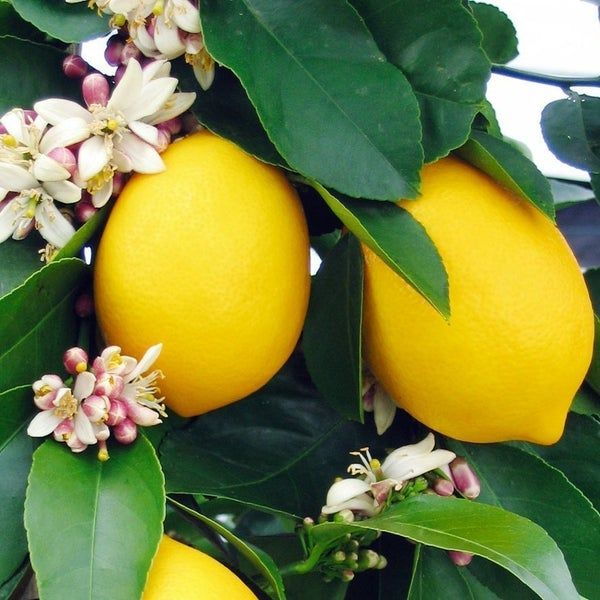
#> input picture Meyer.jpg, 600 x 600 px, found by its file name
$ python topHat_type6.py
#> lines starting #> are read from the running program, lines starting #| are printed output that depends on the picture; after the words box and inside, x2 and y2 are one past the last pixel; in counts of white or black regions, pixels touching at a corner belong together
# Opening is performed on the binary image and the output of TOP HAT operation
# is a difference between the input image and the opened image.

import cv2
import numpy as np
import matplotlib.pyplot as plt

import cv2

# read the image
img = cv2.imread("meyer.jpg", 0)
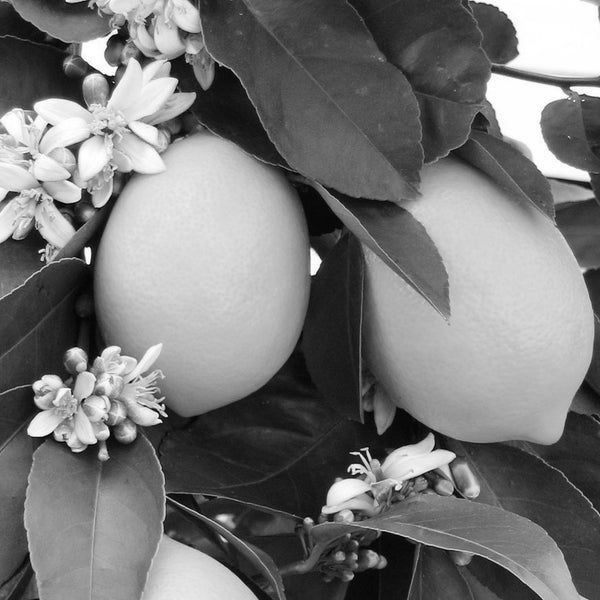
#> img: shape (600, 600); min 0, max 255, mean 119.9
# binarize the image
binr = cv2.threshold(img, 0, 255, cv2.THRESH_BINARY + cv2.THRESH_OTSU)[1]
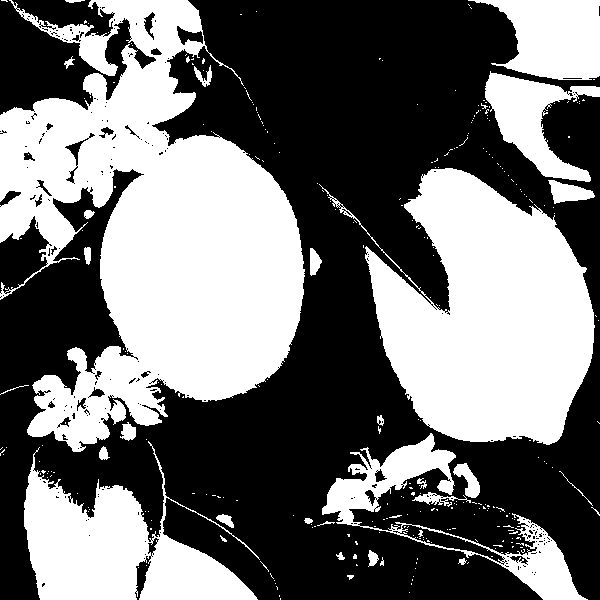
#> binr: shape (600, 600); 44.3% white; 294 white regions (262 under 20 px), largest, box (x1, y1, x2, y2) and area: (0, 0, 305, 452) 74838, (319, 168, 595, 445) 42704, (24, 441, 260, 600) 17418

# define the kernel
kernel = np.ones((5, 5), np.uint8)
kernel1 = np.ones((15, 15), np.uint8)

# use morph gradient
morph_gradient = cv2.morphologyEx(binr, cv2.MORPH_TOPHAT, kernel)
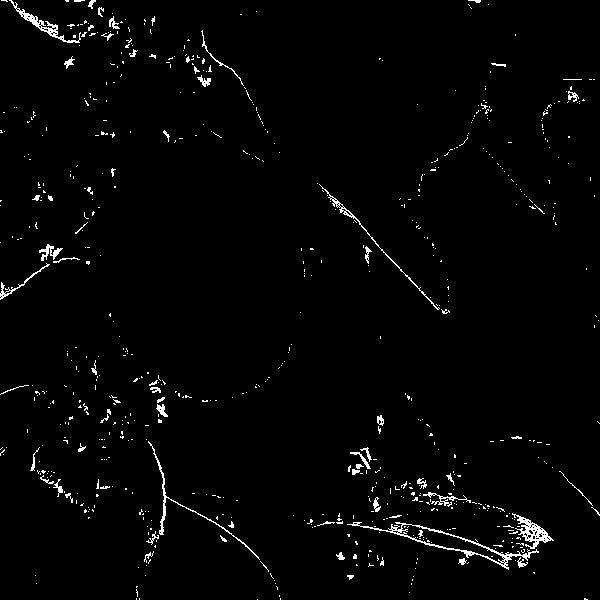
#> morph_gradient: shape (600, 600); 2% white in thin lines or dots
morph_gradient1 = cv2.morphologyEx(binr, cv2.MORPH_TOPHAT, kernel1)
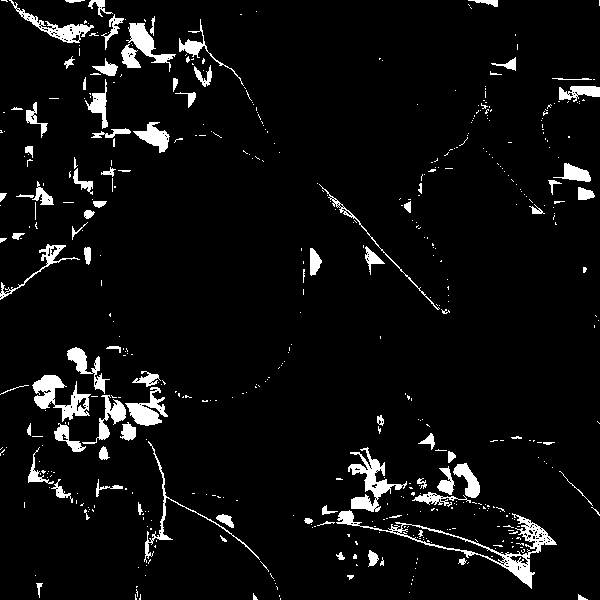
#> morph_gradient1: shape (600, 600); 5.5% white; 500 white regions (406 under 20 px), largest, box (x1, y1, x2, y2) and area: (336, 510, 557, 589) 1939, (348, 447, 407, 512) 1189, (32, 375, 91, 422) 1137
# print the output
plt.imshow(morph_gradient, cmap='gray')
cv2.imshow("morph", morph_gradient)
cv2.imshow("morph1", morph_gradient1)
cv2.waitKey(0)
